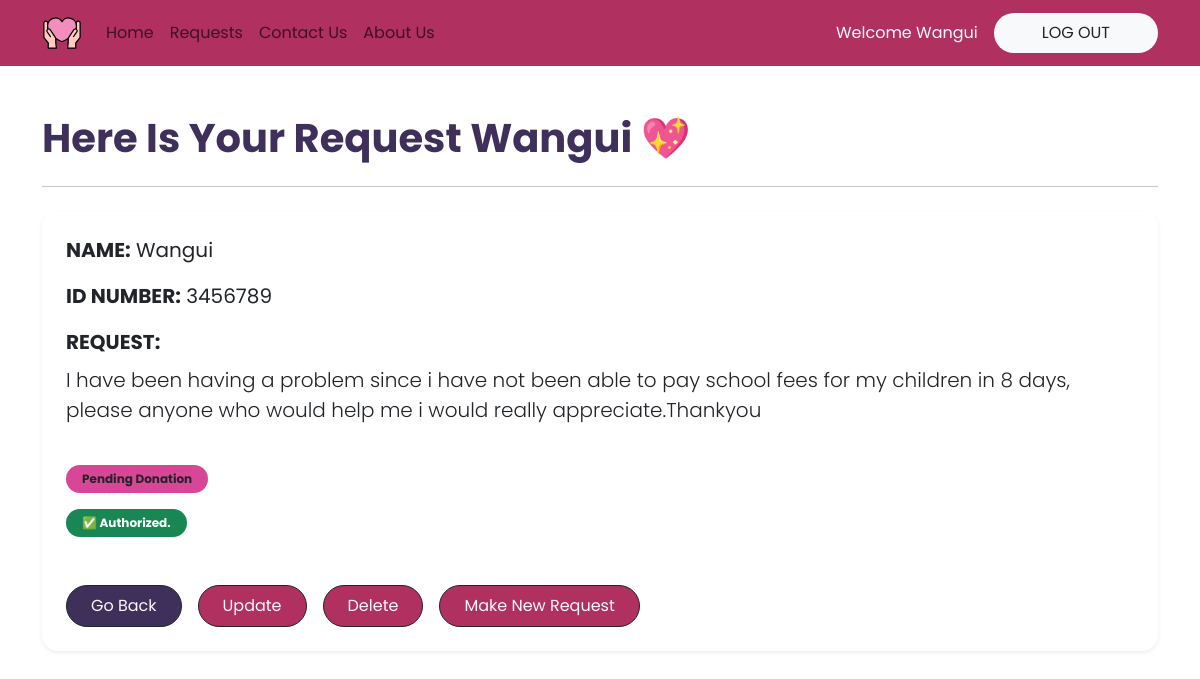
Screenshot of /beneficiary/MyRequest/6 (signed in) with the database file from the repository.
### beneficiary/models.py (models this page shows, shortened)
class Appeal(models.Model):
    STATUS_CHOICES = [
        ('pending', 'Pending'),
        ('donated', 'Donated'),
        ('authorized', 'Authorized'),
    ]
    user = models.ForeignKey(User, on_delete=models.CASCADE)
    idNumber = models.IntegerField()
    PhoneNumber = models.IntegerField()
    request = models.CharField(max_length=1000)
    status = models.CharField(max_length=20, choices=STATUS_CHOICES, default='pending')
    created_at = models.DateField(auto_now_add=True)
    updated_at = models.DateField(auto_now=True)
    is_authorized = models.BooleanField(default=False)

### beneficiary/views.py (the view)
# urls.py: path('MyRequest/<str:pk>' , views.readOneRequest , name = 'beneficiaryreadOneRequest'),
@login_required(login_url='beneficiarylogin')
def readOneRequest(request, pk):
    try:
        appeal = Appeal.objects.get(id=pk, user=request.user)
    except Appeal.DoesNotExist:
        return redirect('beneficiaryreadRequests')
    context = {'appeal': appeal}
    return render(request, 'beneficiary/request.html', context)

### beneficiary/templates/beneficiary/request.html (shortened to what this page needs)
{% extends 'beneficiary/main.html' %}
{% load static %}
{% block content %}
<div class="container py-5">
  <h1 class="fw-bold mb-4 textpurple">
    Here  Is Your Request {{ user.username }} 💖
  </h1>
  <hr class="mb-4">
  <div class="card shadow-sm border-0 rounded-4 p-4">
    <div class="mb-3 fs-5">
      <strong>NAME:</strong> {{ user.username }}
    </div>
    <div class="mb-3 fs-5">
      <strong>ID NUMBER:</strong> {{ appeal.idNumber }}
    </div>
    <div class="mb-4">
      <strong class="fs-5">REQUEST:</strong>
      <p class="lead mt-2">
        {{ appeal.request }}
      </p>
    </div>
    <div class="mb-3">
      {% if appeal.status != 'donated' %}
        <span class="badge bgplum text-dark px-3 py-2 rounded-pill">
          Pending Donation
        </span>
      {% else %}
        <span class="badge bg-success px-3 py-2 rounded-pill">
          Donated
        </span>
      {% endif %}
    </div>
    <div class="mb-4">
      {% if appeal.is_authorized %}
        <span class="badge bg-success px-3 py-2 rounded-pill">
          ✅ Authorized.
        </span>
      {% endif %}
    </div>
   <div class="d-flex flex-wrap gap-3 mt-4">
  <a href="{% url 'beneficiaryreadRequests' %}"
     class="btn btn-outline-dark bgpurple text-light rounded-pill px-4 py-2 ">
    Go Back
  </a>
  <a href="{% url 'beneficiaryupdateRequest' appeal.id %}"
     class="btn  btn-outline-dark bgpink rounded-pill text-light px-4 py-2 ">
    Update
  </a>
  <a href="{% url 'beneficiarydeleteRequest' appeal.id %}"
     class="btn btn-outline-dark bgpink rounded-pill text-light px-4 py-2 ">
    Delete
  </a>
  <a href="{% url 'beneficiarymakeRequest' %}"
     class="btn btn-outline-dark bgpink rounded-pill text-light px-4 py-2 ">
    Make New Request
  </a>
</div>
    </div>
  </div>
{% endblock %}

### beneficiary/templates/beneficiary/navbar.html (shortened to what this page needs)
{% load static %}
<nav class="navbar navbar-expand-lg bgpink py-2">
  <div class="container">
    {% if request.user.is_authenticated %}
      <a class="navbar-brand" href="{% url 'beneficiaryuserHome' %}">
        <img src="{% static 'logo.svg' %}" alt="Logo" width="40">
      </a>
    {% else %}
      <a class="navbar-brand" href="{% url 'beneficiaryhome' %}">
        <img src="{% static 'logo.svg' %}" alt="Logo" width="40">
      </a>
    {% endif %}
    <div class="collapse navbar-collapse" id="navbarNav">
      <ul class="navbar-nav me-auto align-items-lg-center">
        {% if request.user.is_authenticated %}
          <li class="nav-item">
            <a class="nav-link" href="{% url 'beneficiaryuserHome' %}">Home</a>
          </li>
          <li class="nav-item">
            <a class="nav-link" href="{% url 'beneficiaryreadRequests' %}">Requests</a>
          </li>
          <li class="nav-item">
            <a class="nav-link" href="{% url 'beneficiarycontactUs' %}">Contact Us</a>
          </li>
        {% else %}
          <li class="nav-item">
            <a class="nav-link" href="{% url 'beneficiaryhome' %}">Home</a>
          </li>
        {% endif %}
        <li class="nav-item">
          <a class="nav-link" href="{% url 'beneficiaryaboutUs'%}">About Us</a>
        </li>
      </ul>
      <ul class="navbar-nav ms-lg-auto align-items-lg-center gap-2 mt-3 mt-lg-0">
        {% if request.user.is_authenticated %}
          <li class="nav-item">
            <span class="nav-link text-light">Welcome {{ request.user.username }}</span>
          </li>
          <li class="nav-item">
            <a class="nav-link bg-light rounded-2 text-dark btn btn-light btn-lg rounded-pill px-5 " width="100px" href="{% url 'beneficiarylogout' %}">
              LOG OUT
            </a>
          </li>
        {% endif %}
      </ul>
    </div>
  </div>
</nav>

### rows the page displays
Appeal: idNumber "3456789", request "I have been having a problem since i have not been able to pay school fees for my children in 8 days, please anyone who would help me i would really appreciate.Thankyou"

### other values shown
{{ request.user.username }} "Wangui"
{{ user.username }} "Wangui"
